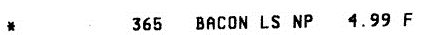
#> input picture warped_line.png, 435 x 35 px
$ python test.py --image warped_line.png   (Python 2 division)   (older library calls are emulated)
#> lines starting #> are read from the running program, lines starting #| are printed output that depends on the picture; after the words box and inside, x2 and y2 are one past the last pixel; in counts of white or black regions, pixels touching at a corner belong together
# coding=utf-8
from transform import four_point_transform
import imutils
from skimage.filters import threshold_adaptive
import argparse
import numpy as np
import cv2
import pyocr.builders
from PIL import Image as PI


# [56 lines left out: function parse, not called in this run]


# construct the argument parser and parse the arguments
ap = argparse.ArgumentParser()
ap.add_argument("-i", "--image", required=True,
                help="Path to the image to be scanned")
args = vars(ap.parse_args())

# load the image and compute the ratio of the old height
# to the new height, clone it, and resize it
image = cv2.imread(args["image"])
#> image is the input picture: shape (35, 435, 3); min 0, max 255, mean 237.1
ratio = image.shape[0] / 500.0
#> ratio = 0.07
orig = image.copy()
image = imutils.resize(image, height=500)
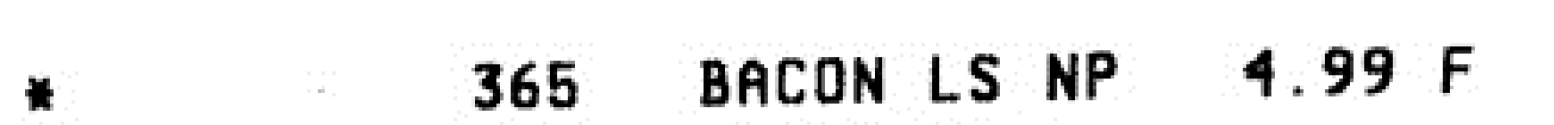
#> image: shape (500, 6214, 3) (shown at 1/4 size); min 0, max 255, mean 237.1

# convert the image to grayscale, blur it, and find edges
# in the image

gray = cv2.cvtColor(image, cv2.COLOR_BGR2GRAY)
equalized = cv2.equalizeHist(gray)
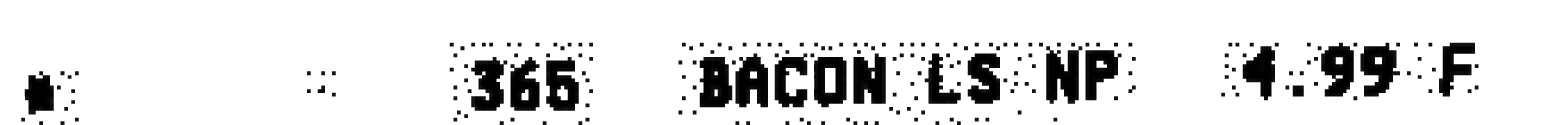
#> equalized: shape (500, 6214) (shown at 1/4 size); min 0, max 255, mean 225.8
# gray = cv2.GaussianBlur(gray, (5, 5), 0)
dilated = cv2.dilate(gray, np.ones((45, 45), np.uint8), iterations=1)
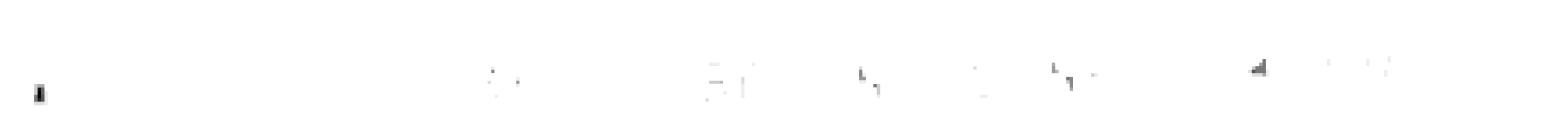
#> dilated: shape (500, 6214) (shown at 1/4 size); min 0, max 255, mean 254.6
# dilated = cv2.erode(dilated, np.ones((45, 45), np.uint8), iterations=3)
cv2.imshow("Gray", gray)
cv2.imshow("equalized", equalized)
# edged = cv2.Canny(dilated, 30, 140)
edged = cv2.Canny(dilated, 30, 140)
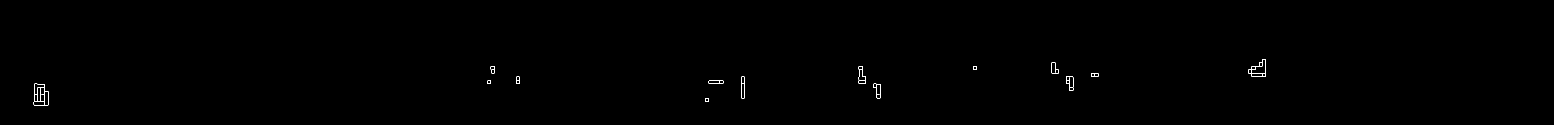
#> edged: shape (500, 6214) (shown at 1/4 size); 0.08% white in thin lines or dots, all inside (x1, y1, x2, y2) = (135, 236, 5064, 421)

# show the original image and the edge detected image
print "STEP 1: Edge Detection"
cv2.imshow("Image", image)
cv2.imshow("Edged", edged)

cv2.waitKey(0)
cv2.destroyAllWindows()

# find the contours in the edged image, keeping only the
# largest ones, and initialize the screen contour
(_, cnts, _) = cv2.findContours(edged, cv2.RETR_LIST, cv2.CHAIN_APPROX_SIMPLE)
#> cnts = 39 contours, 2 with area under 20; largest, box (x1, y1, x2, y2) and area: (135, 335, 193, 421) 2886, (5007, 236, 5064, 307) 2115, (136, 350, 179, 407) 1898, (5007, 236, 5064, 293) 1746, (3435, 264, 3464, 336) 1348
cnts = sorted(cnts, key=lambda cnt: cv2.arcLength(cnt, True), reverse=True)[:5]
#> cnts = 5 contours; box (x1, y1, x2, y2) and area: (135, 335, 193, 421) 2886, (5007, 236, 5064, 307) 2115, (136, 350, 179, 407) 1898, (5007, 236, 5064, 293) 1746, (3435, 264, 3464, 336) 1348

# loop over the contours
for c in cnts:
    # approximate the contour
    peri = cv2.arcLength(c, True)
    approx = cv2.approxPolyDP(c, 0.03 * peri, True)
    rect = cv2.boundingRect(c)
#> (the run stopped early here; a loop or call above may not have finished)
